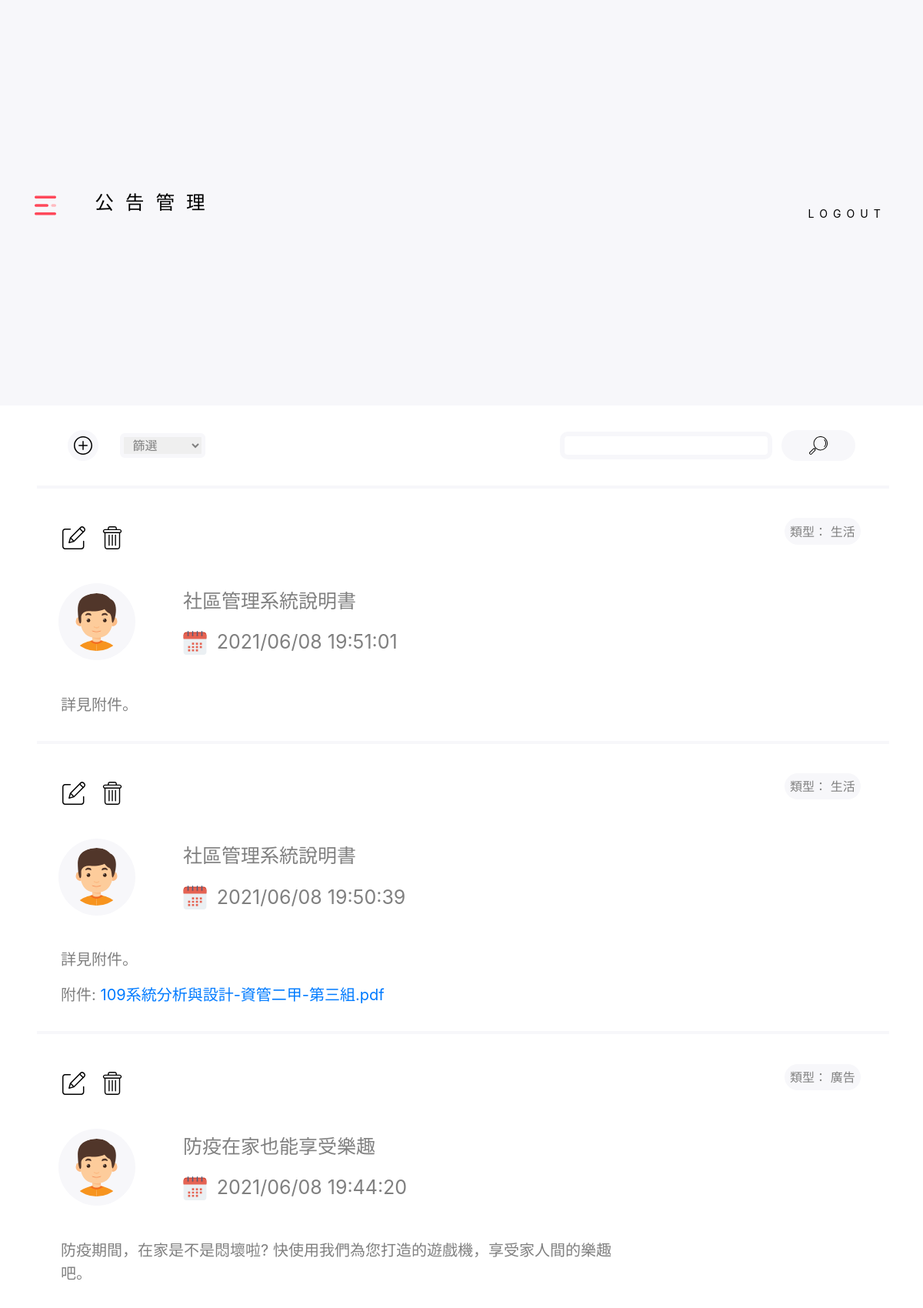
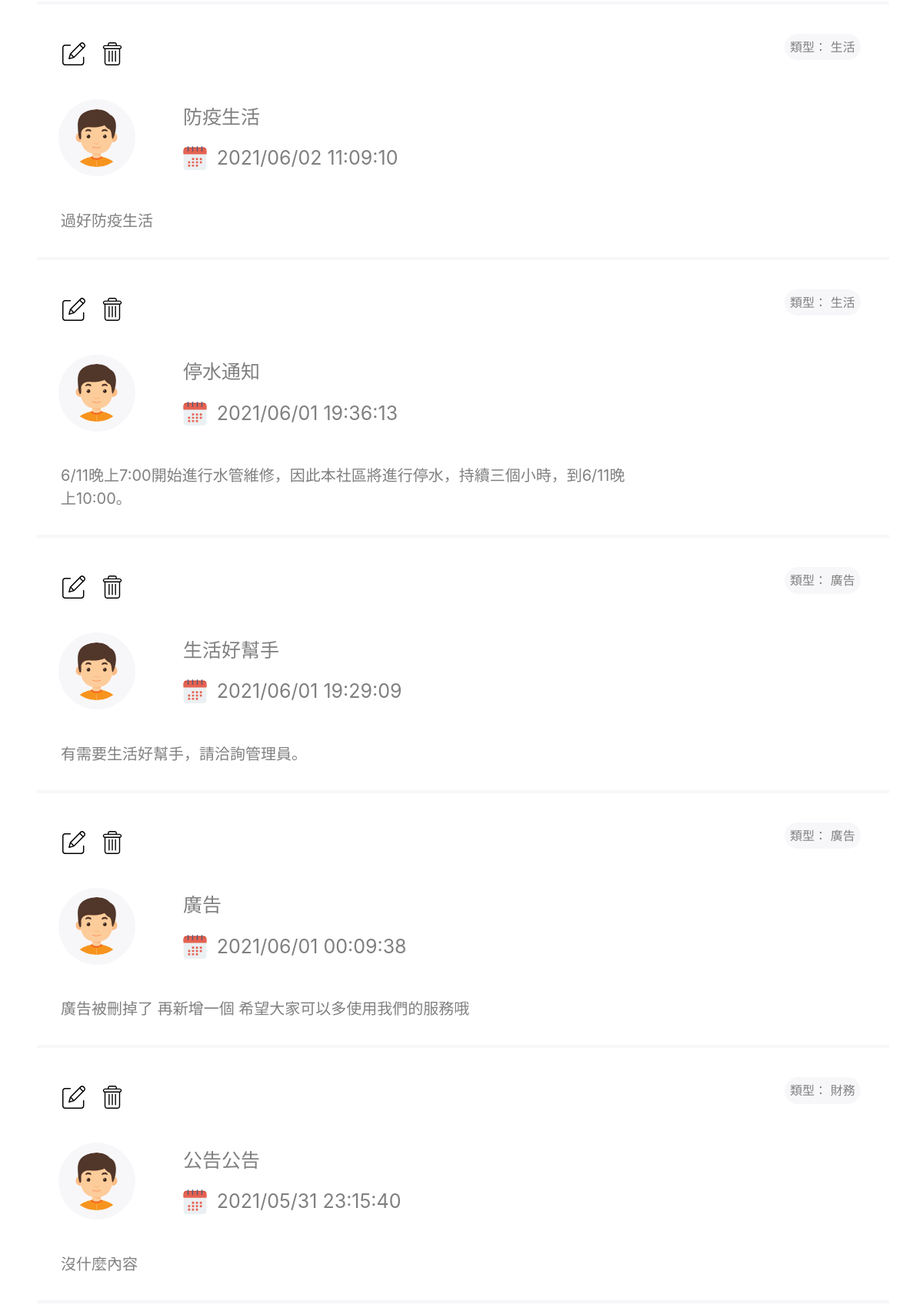
/home.php (signed in, upper part), run on the app's committed database (2 pictures, top to bottom).
### tables this page shows
CREATE TABLE `announcement` (
  `ANNOUNCEMENT_ID` int(10) NOT NULL AUTO_INCREMENT,
  `COMMUNITY_ID` int(5) NOT NULL,
  `ANNOUNCEMENT_TITLE` varchar(10) NOT NULL,
  `ANNOUNCEMENT_DATE` datetime(6) NOT NULL,
  `ANNOUNCEMENT_TYPE` varchar(10) NOT NULL,
  `ANNOUNCEMENT_INC` varchar(10) NOT NULL,
  `ANNOUNCEMENT_CONTENT` text NOT NULL,
  `ANNOUNCEMENT_DOC` varchar(100) DEFAULT NULL,
  PRIMARY KEY (`ANNOUNCEMENT_ID`,`COMMUNITY_ID`) USING BTREE,
  KEY `COMMUNITY_ID` (`COMMUNITY_ID`),
  CONSTRAINT `announcement_ibfk_1` FOREIGN KEY (`COMMUNITY_ID`) REFERENCES `community` (`COMMUNITY_ID`) ON DELETE CASCADE ON UPDATE CASCADE
);

### auth.php (called while the page is built, shortened)
<?php
    if (!isset($_SESSION['auth'])) {
        header("location:index.html");
    }else{
        $auth = $_SESSION['auth'];
        $community = $_SESSION['community'];
    }
?>

### announcement.php (the view, shortened to what this page needs)
<link rel="stylesheet" href="https://stackpath.bootstrapcdn.com/bootstrap/4.5.0/css/bootstrap.min.css"
>
<link rel="stylesheet" href="css/a.css" type="text/css" />
<div class="act_wrap">
    <div class="act_icon">
        <?php
            if($auth == 3){
        ?>
        <button id="new" type="button" data-toggle="modal" data-target="#exampleModalCenter2" style="border:0; background: transparent;">
            <div class="a_icon_circle">
                <img src="img/add.svg" alt="">
            </div>
        </button>
        <?php
            }
        ?>
        <select form="select" onchange="submit()" name="types" class="sel" value="<?=isset($_POST['types'])?$_POST['types']:''?>">
            <option disabled <?=isset($_POST['types'])?'':'selected'?> hidden>篩選</option>
        </select>
    </div>
    <div class="act_icon">
        <form id="select" action="home.php" method="POST" style="display:flex;align-items: center;">
            <input type="text" name="search" class="search_input" placeholder="<?=isset($_POST['search'])?$_POST['search']:''?>">
            <div class="a_icon_circle">
                <img onclick="submit()" src="img/search.svg" alt="">
            </div>
        </form>
    </div>
</div>
<?php
    $type = isset($_POST['types']) ? $_POST['types'] : '' ;
    $search = isset($_POST['search']) ? $_POST['search'] : '' ;
    $sql = "SELECT `ANNOUNCEMENT_ID`,`ANNOUNCEMENT_TITLE`,`ANNOUNCEMENT_TYPE`,
            `ANNOUNCEMENT_DATE`,`ANNOUNCEMENT_CONTENT`,`ANNOUNCEMENT_DOC`
            FROM `announcement` WHERE `COMMUNITY_ID` = $community
            AND `ANNOUNCEMENT_TYPE` LIKE ?
            AND (`ANNOUNCEMENT_TITLE` LIKE ? OR `ANNOUNCEMENT_CONTENT` LIKE ?)
            ORDER BY ANNOUNCEMENT_DATE DESC;";
    $statement = $conn->prepare($sql);
    $statement->execute(array(
        "%".$type."%",
        "%".$search."%",
        "%".$search."%"
    ));
    while( $row = $statement->fetch(PDO::FETCH_ASSOC) ){
    ?>
    <div class="announcement">
        <hr>
        <div class="item_nav">
            <div class="act_icon">
                <?php
                    if( $auth <= 3 ){
                ?>
                <a class="edit" href='#' data-id="<?=$row['ANNOUNCEMENT_ID']?>" data-toggle="modal" data-target="#exampleModalCenter2">
                    <img src="img/edit.svg" alt="">
                </a>
                <a class="delete" href='#' data-id="<?=$row['ANNOUNCEMENT_ID']?>" data-toggle="modal" data-target="#exampleModal">
                    <img src='img/delete.svg' alt='' style="margin-left: 1em;">
                </a>
                <?php
                    }
                ?>
            </div>
            <p>
                <span>類型：</span>
                <span><?=$row['ANNOUNCEMENT_TYPE']?></span>
            </p>
        </div>
        <div class="container">
            <div class="item_info">
                <div class="logo">
                    <img src="img/icon_boy.svg" alt="">
                </div>
                <div class="info">
                    <p><?=$row['ANNOUNCEMENT_TITLE']?></p>
                    <div class="sub_info">
                        <img src="img/calender.svg" alt="">
                        <p><?=date_format(date_create($row['ANNOUNCEMENT_DATE']),"Y/m/d H:i:s")?></p>
                    </div>
                </div>
            </div>
            <div class="item_profile">
                <p><?=$row['ANNOUNCEMENT_CONTENT']?></p>
                <p>
                    <?=$row['ANNOUNCEMENT_DOC']?'附件:':''?>
                    <a target="_blank" href="<?='upload/' . $community . '/' . $row['ANNOUNCEMENT_DOC']?>">
                        <?=$row['ANNOUNCEMENT_DOC']?>
                    </a>
                </p>
            </div>
        </div>
    </div>
    <?php
    }
?>

### home.php (shortened to what this page needs)
<?php
    include("auth.php");
    $conn = include("conn.php");
?>
<!DOCTYPE html>
<html lang="en">
<head>
    <link rel="stylesheet" href="css/home.css" type="text/css" />
</head>
<body>
    <?php
        @$page = $_GET["page"];
    ?>
    <div class="all">
        <?php require("header.php"); ?>
        <div class="main">
            <?php
            if ($auth <= 3){
                if ($page == "m_auth"){
                }
                else if ($page == "m_package"){
                }
                else{
                    include("announcement.php");
                }
            }
        ?>
        </div>
    </div>
</body>
</html>

### header.php (shortened to what this page needs)
<?php
    if ($auth <= 3){
        if ($page == "m_package"){
            $title = "包裹管理";
        }
        else if ($page == "facility"){
            $title = "公設管理";
        }
        else{
            $title = "公告管理";
        }
    }
?>
<header>
    <div class="sub">
        <div class="menu" onclick="toggle2()">
            <img src="img/menu.svg" alt="">
        </div>
        <div class="title">
            <span><?=$title?></span>
        </div>
    </div>
    <div class="func_wrap">
        <a class="logout"style=""href="logout.php" >logout</a>
    </div>
</header>

### css/home.css (style rules this page uses)
* { padding: 0px; margin: 0px; list-style: none; }
html { height: 100%; }
header { width: 100%; height: 12vh; background-color: #f7f7fa; display: flex !important; align-items: center; padding: 0 20px; box-sizing: border-box; justify-content: space-between; }
header img { width: 20px; height: 20px; margin: 0 5px; }
.all { width: 100%; height: 100%; }
.title { display: flex; align-items: center; letter-spacing: 7px; text-indent: 7px; padding: 0 10px; font-size: 1em; }
.main { height: 88vh; overflow-y: auto; padding: 1.5em 2em; box-sizing: border-box; }
.func_wrap { display: flex; float: right; }
.sub { width: 50%; display: flex; float: left; }
.logout { display:flex; align-items:center; margin-top:25px; height:25px; }
@media screen and (min-width: 768px) { header { font-size: 2.2rem; padding: 0 40px; } }
@media screen and (min-width: 768px) { .menu img { width: 33px; height: 33px; } }
@media screen and (min-width: 768px) { .title span { letter-spacing: 15px; text-indent: 15px; } }
@media screen and (min-width: 768px) { .title { padding: 0 30px; } }
@media screen and (min-width: 768px) { .func_wrap { display: flex; } }
@media screen and (min-width: 768px) { .func_wrap a { display: inline-block; text-decoration: none; font-size: .4em; text-transform: uppercase; letter-spacing: .5em; padding: 3px 8px; color: black; } }
@media screen and (min-width: 768px) { .menu img { width: .8em; height: .8em; } }
@media screen and (min-width: 768px) { .title span { font-size: .7em; } }
@media screen and (min-width: 768px) { .main { padding: 2em 3em; box-sizing: border-box; } }
.title span { color: black !important; }

### css/a.css (style rules this page uses)
* { padding: 0px; margin: 0px; list-style: none; color: #808080; }
.modal-body .text_input, select { margin-left: 1em; border: 5px solid #f7f7fa; border-radius: 6px; padding: 0 .5em; }
hr { border: 0; background-color: #f7f7fa; }
.item_nav { padding: 2% 3%; width: 100%; display: flex; justify-content: space-between; align-items: center; box-sizing: border-box; font-size: 20px; }
.item_nav p { padding: .5% .7%; font-size: .8em; background-color: #f7f7fa; border-radius: 30px; color: #808080; }
.item_info { display: flex; align-items: center; padding: .5em; box-sizing: border-box; font-size: 25px; }
.logo { width: 4em; height: 4em; border-radius: 50%; background-color: #f7f7fa; display: grid; place-items: center; }
.info { margin-left: 2.5em; }
.info img { width: 1.25em; height: 1.25em; }
.sub_info { display: flex; margin-top: .5em; align-items: center; }
.sub_info p { margin: 0 1.25em 0 .5em; }
.item_profile { width: 70%; margin-left: 1.5%; margin-top: 1.5em; font-size: 20px; }
.logo img { width: 3em; height: 3em; border-radius: 50%; }
.container { width: 100%; }
.a_icon_circle { width: 2.5em; height: 2.5em; background-color: #f7f7fa; border-radius: 50%; display: grid; place-items: center; margin: 0 .75em; }
.act_icon img { width: 1.5em; height: 1.5em; }
.act_icon { display: flex; align-items: center; }
.act_wrap { width: 95%; margin: auto; display: flex; justify-content: space-between; flex-wrap: wrap; }
.act_icon:nth-child(2) .a_icon_circle { width: 6em; border-radius: 20px; display: flex; justify-content: space-evenly; }
hr { width: 100%; border: 2px solid #f7f7fa; background: #f7f7fa; margin-top: 2em; }
.sel { width: 70%; }
.search_input { border-radius: 10px; border: 6px solid #f7f7fa; padding: 0 .5em; box-sizing: border-box; }

### data on the page
announcement: ANNOUNCEMENT_TYPE "生活", ANNOUNCEMENT_TITLE "社區管理系統說明書", ANNOUNCEMENT_DATE "2021/06/08 19:51:01", ANNOUNCEMENT_CONTENT "詳見附件。"
announcement: ANNOUNCEMENT_TYPE "生活", ANNOUNCEMENT_TITLE "社區管理系統說明書", ANNOUNCEMENT_DATE "2021/06/08 19:50:39", ANNOUNCEMENT_CONTENT "詳見附件。", shows "附件:", ANNOUNCEMENT_DOC "109系統分析與設計-資管二甲-第三組.pdf"
announcement: ANNOUNCEMENT_TYPE "廣告", ANNOUNCEMENT_TITLE "防疫在家也能享受樂趣", ANNOUNCEMENT_DATE "2021/06/08 19:44:20", ANNOUNCEMENT_CONTENT "防疫期間，在家是不是悶壞啦? 快使用我們為您打造的遊戲機，享受家人間的樂趣吧。"
announcement: ANNOUNCEMENT_TYPE "生活", ANNOUNCEMENT_TITLE "防疫生活", ANNOUNCEMENT_DATE "2021/06/02 11:09:10", ANNOUNCEMENT_CONTENT "過好防疫生活"
announcement: ANNOUNCEMENT_TYPE "生活", ANNOUNCEMENT_TITLE "停水通知", ANNOUNCEMENT_DATE "2021/06/01 19:36:13", ANNOUNCEMENT_CONTENT "6/11晚上7:00開始進行水管維修，因此本社區將進行停水，持續三個小時，到6/11晚上10:00。"
announcement: ANNOUNCEMENT_TYPE "廣告", ANNOUNCEMENT_TITLE "生活好幫手", ANNOUNCEMENT_DATE "2021/06/01 19:29:09", ANNOUNCEMENT_CONTENT "有需要生活好幫手，請洽詢管理員。"
announcement: ANNOUNCEMENT_TYPE "廣告", ANNOUNCEMENT_TITLE "廣告", ANNOUNCEMENT_DATE "2021/06/01 00:09:38", ANNOUNCEMENT_CONTENT "廣告被刪掉了 再新增一個 希望大家可以多使用我們的服務哦"
announcement: ANNOUNCEMENT_TYPE "財務", ANNOUNCEMENT_TITLE "公告公告", ANNOUNCEMENT_DATE "2021/05/31 23:15:40", ANNOUNCEMENT_CONTENT "沒什麼內容"

### other printed values
$title "公告管理"
